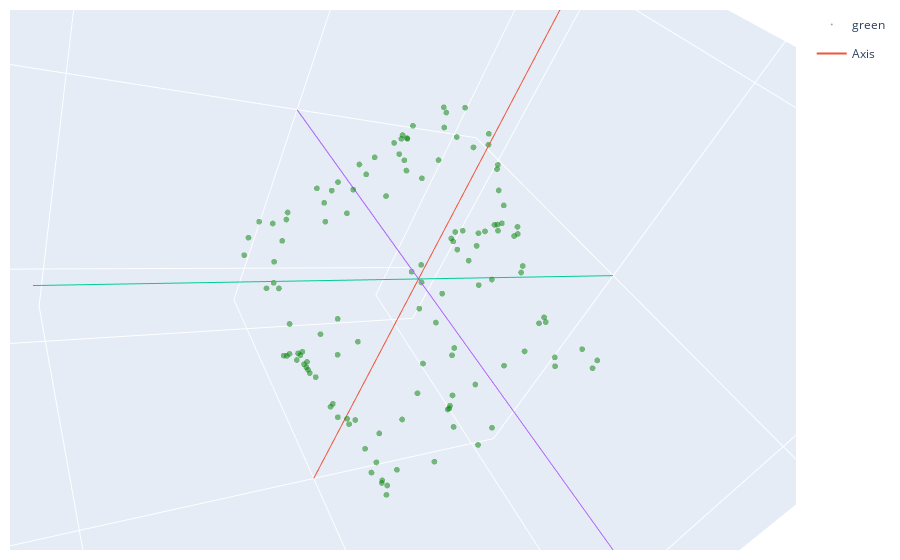

The code cell stored with this chart in its notebook:
### Markdown cell above
# Our methodology

In the following cell, we estimate the embedding of point cloud with our approach. The name of the parameters are self explanatory. 

All the computation details are printed live when running the algorithm. Finally we get the plots for normals of the embedding for each perspective. We also show the hidden points reconstruction in black dots. Finally we show a 3D plot for the final embedding.

### Code cell
mv = mview.basic(
    dist_mats.copy(), #
    batch_size = 2048,
    max_iter=300, min_grad=1e-4, min_cost=1e-4,
    verbose=2, 
    smart_initialization=True,
    weights=weights_mats.copy(),
    initial_projections = 'cylinder',

    # For fixed projections
    # fixed_projections = projection_mats,

    # For variable projections
    fixed_projections = None,
)

emb_plot = mv.plot_embedding()
imgs_plot = mv.plot_images()
comp_plot = mv.plot_computations()

plt.show()

embeddings = mv.X.copy()
plot_3D([embeddings]).show()
